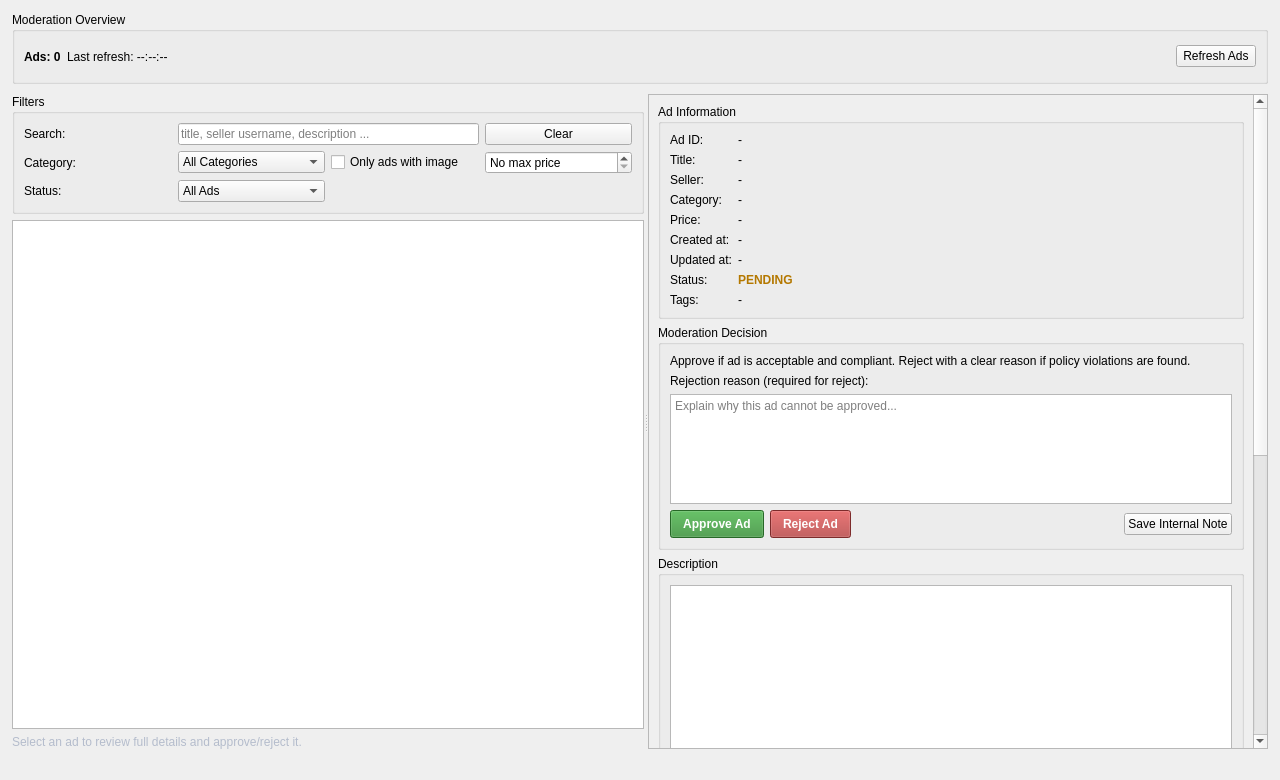
<?xml version="1.0" encoding="UTF-8"?>
<ui version="4.0">
 <class>PendingAdsWindow</class>
 <widget class="QMainWindow" name="PendingAdsWindow">
  <property name="geometry">
   <rect>
    <x>0</x>
    <y>0</y>
    <width>1280</width>
    <height>780</height>
   </rect>
  </property>
  <property name="windowTitle">
   <string>Ads Section</string>
  </property>
  <widget class="QWidget" name="centralwidget">
   <layout class="QVBoxLayout" name="verticalLayoutRoot">
    <property name="spacing">
     <number>10</number>
    </property>
    <property name="leftMargin">
     <number>12</number>
    </property>
    <property name="topMargin">
     <number>12</number>
    </property>
    <property name="rightMargin">
     <number>12</number>
    </property>
    <property name="bottomMargin">
     <number>12</number>
    </property>
    <item>
     <widget class="QGroupBox" name="groupBoxHeader">
      <property name="maximumSize">
       <size>
        <width>16777215</width>
        <height>72</height>
       </size>
      </property>
      <property name="title">
       <string>Moderation Overview</string>
      </property>
      <layout class="QHBoxLayout" name="horizontalLayoutHeader">
       <item>
        <widget class="QLabel" name="labelQueueStats">
         <property name="text">
          <string>Ads: 0</string>
         </property>
         <property name="styleSheet">
          <string notr="true">font-weight: 600;</string>
         </property>
        </widget>
       </item>
       <item>
        <widget class="QLabel" name="labelLastSync">
         <property name="text">
          <string>Last refresh: --:--:--</string>
         </property>
        </widget>
       </item>
       <item>
        <spacer name="horizontalSpacerHeader">
         <property name="orientation">
          <enum>Qt::Horizontal</enum>
         </property>
         <property name="sizeHint" stdset="0">
          <size>
           <width>40</width>
           <height>20</height>
          </size>
         </property>
        </spacer>
       </item>
       <item>
        <widget class="QPushButton" name="pushButtonRefresh">
         <property name="text">
          <string>Refresh Ads</string>
         </property>
        </widget>
       </item>
      </layout>
     </widget>
    </item>
    <item>
     <widget class="QSplitter" name="splitterMain">
      <property name="orientation">
       <enum>Qt::Horizontal</enum>
      </property>
      <widget class="QWidget" name="leftPane">
       <property name="minimumSize">
        <size>
         <width>520</width>
         <height>0</height>
        </size>
       </property>
       <layout class="QVBoxLayout" name="verticalLayoutLeft">
        <item>
         <widget class="QGroupBox" name="groupBoxFilters">
          <property name="title">
           <string>Filters</string>
          </property>
          <layout class="QGridLayout" name="gridLayoutFilters">
           <item row="0" column="0">
            <widget class="QLabel" name="labelSearch">
             <property name="text">
              <string>Search:</string>
             </property>
            </widget>
           </item>
           <item row="0" column="1" colspan="2">
            <widget class="QLineEdit" name="lineEditSearch">
             <property name="placeholderText">
              <string>title, seller username, description ...</string>
             </property>
            </widget>
           </item>
           <item row="0" column="3">
            <widget class="QPushButton" name="pushButtonClearFilters">
             <property name="text">
              <string>Clear</string>
             </property>
            </widget>
           </item>
           <item row="1" column="0">
            <widget class="QLabel" name="labelCategoryFilter">
             <property name="text">
              <string>Category:</string>
             </property>
            </widget>
           </item>
           <item row="1" column="1">
            <widget class="QComboBox" name="comboBoxCategoryFilter">
             <item>
              <property name="text">
               <string>All Categories</string>
              </property>
             </item>
            </widget>
           </item>
           <item row="1" column="2">
            <widget class="QCheckBox" name="checkBoxOnlyWithImage">
             <property name="text">
              <string>Only ads with image</string>
             </property>
            </widget>
           </item>
           <item row="1" column="3">
           <widget class="QSpinBox" name="spinBoxMaxPrice">
             <property name="specialValueText">
              <string>No max price</string>
             </property>
             <property name="maximum">
              <number>1000000000</number>
             </property>
             <property name="singleStep">
              <number>50000</number>
            </property>
           </widget>
          </item>
          <item row="2" column="0">
           <widget class="QLabel" name="labelStatusFilter">
            <property name="text">
             <string>Status:</string>
            </property>
           </widget>
          </item>
          <item row="2" column="1">
           <widget class="QComboBox" name="comboBoxStatusFilter">
            <item>
             <property name="text">
              <string>All Ads</string>
             </property>
            </item>
            <item>
             <property name="text">
              <string>Pending Only</string>
             </property>
            </item>
           </widget>
          </item>
         </layout>
        </widget>
        </item>
        <item>
         <widget class="QTableView" name="tableViewPendingAds">
          <property name="alternatingRowColors">
           <bool>true</bool>
          </property>
          <property name="selectionBehavior">
           <enum>QAbstractItemView::SelectRows</enum>
          </property>
          <property name="selectionMode">
           <enum>QAbstractItemView::SingleSelection</enum>
          </property>
          <property name="sortingEnabled">
           <bool>true</bool>
          </property>
         </widget>
        </item>
        <item>
         <widget class="QLabel" name="labelHintSelection">
         <property name="text">
           <string>Select an ad to review full details and approve/reject it.</string>
          </property>
          <property name="styleSheet">
           <string notr="true">color: rgb(180, 188, 204);</string>
          </property>
         </widget>
        </item>
       </layout>
      </widget>
      <widget class="QScrollArea" name="scrollAreaDetails">
       <property name="minimumSize">
        <size>
         <width>620</width>
         <height>0</height>
        </size>
       </property>
       <property name="widgetResizable">
        <bool>true</bool>
       </property>
       <widget class="QWidget" name="scrollAreaWidgetContents">
        <property name="geometry">
         <rect>
          <x>0</x>
          <y>0</y>
          <width>547</width>
          <height>696</height>
         </rect>
        </property>
        <layout class="QVBoxLayout" name="verticalLayoutDetails">
         <item>
         <widget class="QGroupBox" name="groupBoxAdMeta">
           <property name="title">
            <string>Ad Information</string>
           </property>
           <layout class="QFormLayout" name="formLayoutMeta">
            <item row="0" column="0">
             <widget class="QLabel" name="labelAdIdCaption">
              <property name="text">
               <string>Ad ID:</string>
              </property>
             </widget>
            </item>
            <item row="0" column="1">
             <widget class="QLabel" name="labelAdIdValue">
              <property name="text">
               <string>-</string>
              </property>
             </widget>
            </item>
            <item row="1" column="0">
             <widget class="QLabel" name="labelTitleCaption">
              <property name="text">
               <string>Title:</string>
              </property>
             </widget>
            </item>
            <item row="1" column="1">
             <widget class="QLabel" name="labelTitleValue">
              <property name="text">
               <string>-</string>
              </property>
              <property name="wordWrap">
               <bool>true</bool>
              </property>
             </widget>
            </item>
            <item row="2" column="0">
             <widget class="QLabel" name="labelSellerCaption">
              <property name="text">
               <string>Seller:</string>
              </property>
             </widget>
            </item>
            <item row="2" column="1">
             <widget class="QLabel" name="labelSellerValue">
              <property name="text">
               <string>-</string>
              </property>
             </widget>
            </item>
            <item row="3" column="0">
             <widget class="QLabel" name="labelCategoryCaption">
              <property name="text">
               <string>Category:</string>
              </property>
             </widget>
            </item>
            <item row="3" column="1">
             <widget class="QLabel" name="labelCategoryValue">
              <property name="text">
               <string>-</string>
              </property>
             </widget>
            </item>
            <item row="4" column="0">
             <widget class="QLabel" name="labelPriceCaption">
              <property name="text">
               <string>Price:</string>
              </property>
             </widget>
            </item>
            <item row="4" column="1">
             <widget class="QLabel" name="labelPriceValue">
              <property name="text">
               <string>-</string>
              </property>
             </widget>
            </item>
            <item row="5" column="0">
             <widget class="QLabel" name="labelCreatedCaption">
              <property name="text">
               <string>Created at:</string>
              </property>
             </widget>
            </item>
            <item row="5" column="1">
             <widget class="QLabel" name="labelCreatedValue">
              <property name="text">
               <string>-</string>
              </property>
             </widget>
            </item>
            <item row="6" column="0">
             <widget class="QLabel" name="labelUpdatedCaption">
              <property name="text">
               <string>Updated at:</string>
              </property>
             </widget>
            </item>
            <item row="6" column="1">
             <widget class="QLabel" name="labelUpdatedValue">
              <property name="text">
               <string>-</string>
              </property>
             </widget>
            </item>
            <item row="7" column="0">
             <widget class="QLabel" name="labelStatusCaption">
              <property name="text">
               <string>Status:</string>
              </property>
             </widget>
            </item>
            <item row="7" column="1">
             <widget class="QLabel" name="labelStatusValue">
              <property name="text">
               <string>PENDING</string>
              </property>
              <property name="styleSheet">
               <string notr="true">color: rgb(180, 120, 0); font-weight: bold;</string>
              </property>
             </widget>
            </item>
            <item row="8" column="0">
             <widget class="QLabel" name="labelTagsCaption">
              <property name="text">
               <string>Tags:</string>
              </property>
             </widget>
            </item>
            <item row="8" column="1">
             <widget class="QLabel" name="labelTagsValue">
              <property name="text">
               <string>-</string>
              </property>
              <property name="wordWrap">
               <bool>true</bool>
              </property>
             </widget>
            </item>
           </layout>
         </widget>
        </item>
        <item>
          <widget class="QGroupBox" name="groupBoxModerationDecision">
           <property name="title">
            <string>Moderation Decision</string>
           </property>
           <layout class="QVBoxLayout" name="verticalLayoutDecision">
            <item>
             <widget class="QLabel" name="labelDecisionHelp">
              <property name="text">
               <string>Approve if ad is acceptable and compliant. Reject with a clear reason if policy violations are found.</string>
              </property>
              <property name="wordWrap">
               <bool>true</bool>
              </property>
             </widget>
            </item>
            <item>
             <widget class="QLabel" name="labelRejectReasonCaption">
              <property name="text">
               <string>Rejection reason (required for reject):</string>
              </property>
             </widget>
            </item>
            <item>
             <widget class="QPlainTextEdit" name="plainTextEditRejectionReason">
              <property name="maximumSize">
               <size>
                <width>16777215</width>
                <height>110</height>
               </size>
              </property>
              <property name="placeholderText">
               <string>Explain why this ad cannot be approved...</string>
              </property>
             </widget>
            </item>
            <item>
             <layout class="QHBoxLayout" name="horizontalLayoutDecisionButtons">
              <item>
               <widget class="QPushButton" name="pushButtonApprove">
                <property name="text">
                 <string>Approve Ad</string>
                </property>
                <property name="styleSheet">
                 <string notr="true">background-color: rgb(55, 145, 55); color: white; font-weight: 600; padding: 6px 12px;</string>
                </property>
               </widget>
              </item>
              <item>
               <widget class="QPushButton" name="pushButtonReject">
                <property name="text">
                 <string>Reject Ad</string>
                </property>
                <property name="styleSheet">
                 <string notr="true">background-color: rgb(175, 60, 60); color: white; font-weight: 600; padding: 6px 12px;</string>
                </property>
               </widget>
              </item>
              <item>
               <spacer name="horizontalSpacerDecision">
                <property name="orientation">
                 <enum>Qt::Horizontal</enum>
                </property>
                <property name="sizeHint" stdset="0">
                 <size>
                  <width>40</width>
                  <height>20</height>
                 </size>
                </property>
               </spacer>
              </item>
              <item>
               <widget class="QPushButton" name="pushButtonSaveDraftNote">
                <property name="text">
                 <string>Save Internal Note</string>
                </property>
               </widget>
              </item>
             </layout>
            </item>
           </layout>
          </widget>
         </item>
         <item>
          <widget class="QGroupBox" name="groupBoxDescription">
           <property name="title">
            <string>Description</string>
           </property>
           <layout class="QVBoxLayout" name="verticalLayoutDescription">
            <item>
             <widget class="QTextBrowser" name="textBrowserDescription"/>
            </item>
           </layout>
          </widget>
         </item>
         <item>
         <widget class="QGroupBox" name="groupBoxImage">
           <property name="title">
            <string>Image Preview</string>
           </property>
           <layout class="QVBoxLayout" name="verticalLayoutImage">
            <item>
             <widget class="QLabel" name="labelImagePreview">
              <property name="minimumSize">
               <size>
                <width>0</width>
                <height>170</height>
               </size>
              </property>
              <property name="frameShape">
               <enum>QFrame::StyledPanel</enum>
              </property>
              <property name="alignment">
               <set>Qt::AlignCenter</set>
              </property>
              <property name="text">
               <string>No image selected</string>
              </property>
             </widget>
            </item>
            <item>
             <widget class="QLabel" name="labelImagePath">
              <property name="text">
               <string>Path: -</string>
              </property>
              <property name="wordWrap">
               <bool>true</bool>
              </property>
             </widget>
            </item>
           </layout>
          </widget>
         </item>
         <item>
         <widget class="QGroupBox" name="groupBoxHistory">
           <property name="title">
            <string>Status History</string>
           </property>
           <layout class="QVBoxLayout" name="verticalLayoutHistory">
            <item>
             <widget class="QTableWidget" name="tableWidgetHistory">
              <property name="minimumSize">
               <size>
                <width>0</width>
                <height>130</height>
               </size>
              </property>
              <property name="columnCount">
               <number>3</number>
              </property>
              <column>
               <property name="text">
                <string>Time</string>
               </property>
              </column>
              <column>
               <property name="text">
                <string>Status</string>
               </property>
              </column>
              <column>
               <property name="text">
                <string>Note</string>
               </property>
              </column>
             </widget>
            </item>
           </layout>
          </widget>
         </item>
        </layout>
       </widget>
      </widget>
     </widget>
    </item>
   </layout>
  </widget>
  <widget class="QStatusBar" name="statusbar">
   <property name="sizeGripEnabled">
    <bool>false</bool>
   </property>
  </widget>
 </widget>
 <resources/>
 <connections/>
</ui>
